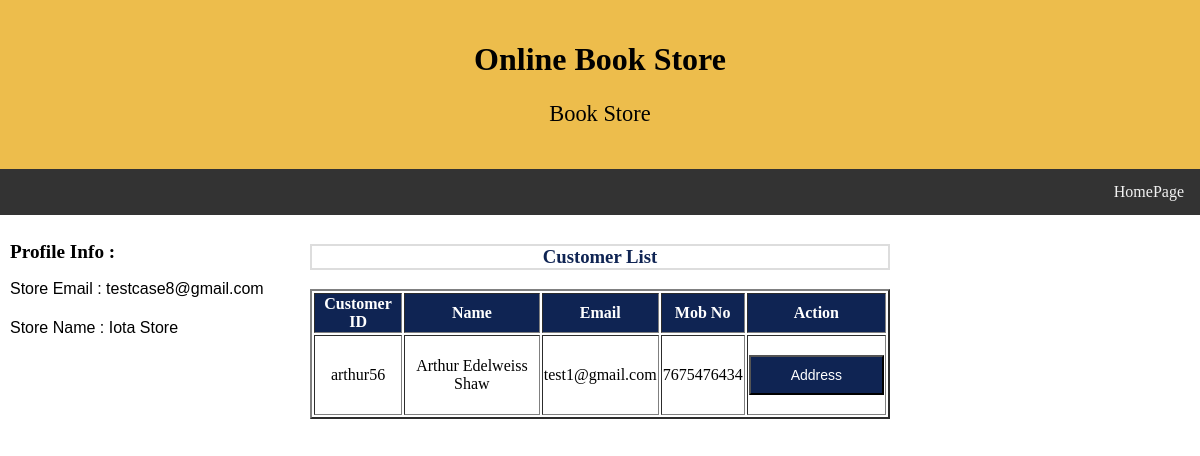
Page /store/user_list (signed in) on the committed database.
### newApp/models.py (models this page shows)
class Book_store(models.Model):
    store_id        = models.AutoField(primary_key = True)
    store_name      = models.CharField(max_length = 100)
    email           = models.EmailField(unique = True)
    password        = models.CharField(max_length = 50)
    website         = models.CharField(max_length = 50)
    phone_no        = models.CharField(max_length = 10)
    rating          = models.IntegerField(default = 0, null = True)
    address_line1   = models.CharField(max_length = 100)
    address_line2   = models.CharField(max_length = 100)
    city            = models.CharField(max_length = 50)
    district        = models.CharField(max_length = 50)
    state           = models.CharField(max_length = 50)
    zip_code        = models.CharField(max_length = 6)
    class Meta:
        db_table = "Book_store"

class Customer(models.Model):
    user_id         = models.CharField(max_length = 50, primary_key = True)
    email           = models.EmailField()
    password        = models.CharField(max_length = 50)
    first_name      = models.CharField(max_length = 50)
    middle_name     = models.CharField(max_length = 50, null = True)
    last_name       = models.CharField(max_length = 50)
    phone_no        = models.CharField(max_length = 50)
    no_of_addr      = models.IntegerField(default = 1)
    class Meta:
        db_table = "Customer"

### newApp/views.py (the view)
# urls.py: path('store/user_list', views.storeUserList, name = "storeUserList"),
def storeUserList(request):
    if storeSessionCheck(request) == True:
        storeemail = request.session['email']
        cursor1 = connection.cursor()
        query = '''SELECT store_name, email
                   FROM Book_store
                   WHERE email=%s'''
        cursor1.execute(query, [storeemail])
        q_result_store = cursor1.fetchone()
        store = {}
        store['email']       = q_result_store[1]
        store['store_name']  = q_result_store[0]
        users = Users_list.objects.filter(store_email = storeemail)
        user_list = []
        for u in users:
            cursor2 = connection.cursor()
            query_fetch_user = '''SELECT user_id, first_name, middle_name, last_name, email, phone_no
                                  FROM Customer
                                  WHERE user_id=%s '''
            cursor2.execute(query_fetch_user, [u.user_id.user_id])
            query_result_user = cursor2.fetchone()
            user = {}
            user['user_id']     = query_result_user[0]
            user['first_name']  = query_result_user[1]
            user['middle_name'] = query_result_user[2]
            user['last_name']   = query_result_user[3]
            user['email']       = query_result_user[4]
            user['phone_no']    = query_result_user[5]
            user_list.append(user)
        return render(request, 'store/user_list.html', {"user_list": user_list, "store":store})
    else:
        messages.error(request, "Not Logged In")
        return redirect('storeLogin')

### newApp/views.py (called while the page is built)
def storeSessionCheck(request):
    if request.session.has_key('email'):
        email = request.session['email']
        cursor = connection.cursor()
        query = '''SELECT *
                   FROM Book_store
                   WHERE email=%s'''
        cursor.execute(query, [email])
        q_result = cursor.fetchall()
        storeCount = len(q_result)
        if storeCount == 1:
            return True
        else:
            return False
    else:
        return False

### newApp/templates/store/user_list.html (shortened to what this page needs)
<!DOCTYPE html>
<html lang="en">
<head>
</head>
<body>
<div class="header">
 <h1>Online Book Store</h1>
 <p style="font-family:times new roman;font-size:140%";>Book Store</p>
</div>
<div class="topnav">
 <a href="/store/storeProfile">HomePage</a>
</div>
<div class="row">
 <div class="column side">
   <h2 style="font-family:times new roman;font-size:120%";>Profile Info :</h2>
    <p style="font-family:arial;font-size:100%;line-height:1.2";>
   Store Email  : {{store.email}} <br><br>
   Store Name   : {{store.store_name}}<br>
   </p>
 </div>
 <div class="column middle">
 <h3 style="color:#0f2453;border:2px solid #ddd">Customer List</h3>
       {% if user_list %}
                       <table border="2" align="center">
                       <tr style="background-color: #0f2453">
                            <th style="color: white">Customer ID</th>
                            <th style="color: white">Name</th>
                            <th style="color: white">Email</th>
                            <th style="color: white">Mob No</th>
                            <th style="color: white;margin-right: 1%">Action</th>
                        </tr>
                       {% for user in user_list%}
                        <tr>
                            <form method="post"  >{% csrf_token %}
                            <td>{{ user.user_id }}</td>
                            <td>{{ user.first_name }} {{user.middle_name}} {{user.last_name}}</td>
                            <td>{{ user.email }}</td>
                            <td>{{ user.phone_no }}</td>
                            <td>
                                <br><button class="button" style="width: 100%"  formaction="{% url 'storeUserAddress' user.user_id %}">Address</button>
                                <br><br>
                            </td>
                            </form>
                       </tr>
                       {% endfor %}
                      </table>
       {% else %}
           <h3 align="center">You have no Users till now</h>
       {% endif %}
</div>
 <div class="column side">
 </div>
</div>
</body>
</html>

### newApp/templates/store/user_list.html (style rules this page uses)
* { box-sizing: border-box; }
body { margin: 0; }
.header { background-color: #EDBD4C; padding: 20px; text-align: center; }
.topnav { overflow: hidden; background-color: #333; }
.topnav a { float: right; display: block; color: #f2f2f2; text-align: center; padding: 14px 16px; text-decoration: none; }
.column { float: left; padding: 10px; }
.column.side { width: 25%; }
.column.middle { width: 50%; text-align: center; }
.row:after { content: ""; display: table; clear: both; }
.button { display: inline-block; background-color: #0f2453; border: ; color: white; padding: 10px 40px; text-align: center; font-size: 14px; cursor: pointer; }

### rows in the picture
Book_store: store_name "Iota Store"
Customer: user_id "arthur56", first_name "Arthur", middle_name "Edelweiss", last_name "Shaw", email "test1@gmail.com", phone_no "7675476434"

### other values in the picture
{{ store.email }} "testcase8@gmail.com"
